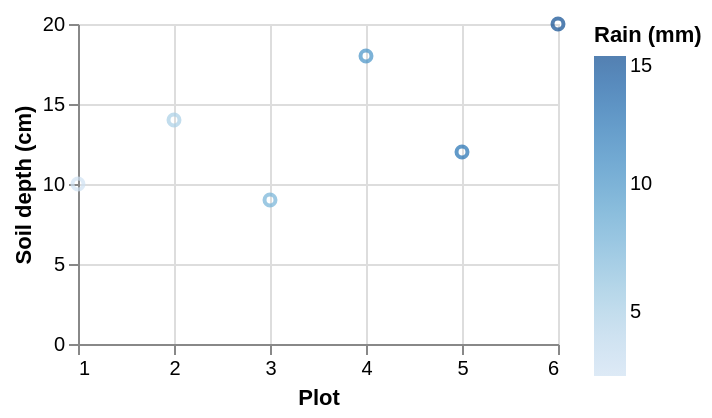

The Vega-Lite source for this figure:
### Vega-Lite specification from a JSON file in a GitHub repository (floating-point values rounded to 4 significant figures)
{"$schema": "https://vega.github.io/schema/vega-lite/v5.json", "width": 240, "height": 160, "data": {"values": [{"plot": 1, "depth": 10, "rain": 2.5}, {"plot": 2, "depth": 14, "rain": 5}, {"plot": 3, "depth": 9, "rain": 7.5}, {"plot": 4, "depth": 18, "rain": 10}, {"plot": 5, "depth": 12, "rain": 12.5}, {"plot": 6, "depth": 20, "rain": 15}]}, "mark": "point", "encoding": {"x": {"field": "plot", "type": "quantitative", "scale": {"zero": false}, "axis": {"title": "Plot"}}, "y": {"field": "depth", "type": "quantitative", "axis": {"title": "Soil depth (cm)"}}, "color": {"field": "rain", "type": "quantitative", "legend": {"title": "Rain (mm)"}}}}
